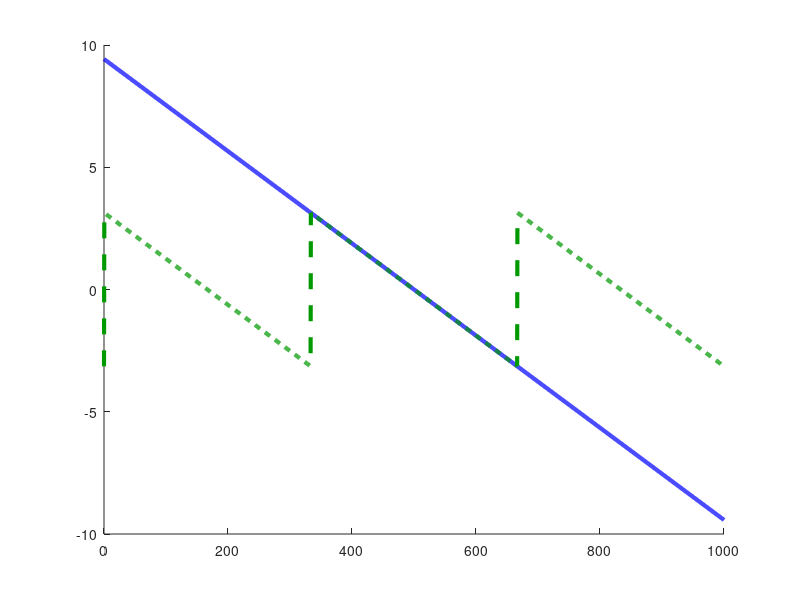

Recreate this plot in MATLAB. (Note: this script raises an error after producing the figure.)
clc; clear; close all;

%% =========================
% 1. 时间轴
%% =========================
t = linspace(0, 1000, 2000);
Ts = t(2) - t(1);

%% =========================
% 2. 原始相位
%% =========================
phi_raw = 3*pi - 0.006*pi .* t;

%% =========================
% 3. 缠绕相位（模拟CORDIC）
%% =========================
phi_wrap = mod(phi_raw + pi, 2*pi) - pi;

%% =========================================================
% 图1：相位缠绕
%% =========================================================
figure('Color','w','Position',[100 100 1000 500]); hold on;

plot(t, phi_raw, 'b', 'LineWidth', 3);
plot(t, phi_wrap, '--', 'Color', [0 0.6 0], 'LineWidth', 3);

yline(pi, '--k', 'LineWidth', 1);
yline(-pi, '--k', 'LineWidth', 1);

xlabel('时间');
ylabel('相位');
title('相位缠绕现象');
legend({'原始相位','缠绕相位'}, 'Location','northeast');
grid on; box on;

%% =========================================================
% 4. ⭐ 标准解缠绕（关键）
%% =========================================================
phi_unwrap = unwrap(phi_wrap);

%% =========================================================
% 5. ⭐ 标准频率估计（核心结果）
%% =========================================================
dphi = diff(phi_unwrap);
freq_est = dphi / Ts;   % 角频率估计（rad/s）

t_freq = t(1:end-1);

%% =========================================================
% 图2：解缠绕相位
%% =========================================================
figure('Color','w','Position',[200 200 1000 500]); hold on;

plot(t, phi_unwrap, 'm', 'LineWidth', 3);
plot(t, phi_raw, '--k', 'LineWidth', 1.5);

xlabel('时间');
ylabel('相位');
title('解缠绕相位（unwrap）');
legend({'解缠绕','原始相位'}, 'Location','northeast');
grid on; box on;

%% =========================================================
% 图3：频率估计结果
%% =========================================================
figure('Color','w','Position',[300 300 1000 500]); hold on;

plot(t_freq, freq_est, 'r', 'LineWidth', 3);
yline(mean(freq_est), '--k', 'LineWidth', 1);

xlabel('时间');
ylabel('频率估计 (rad/s)');
title('标准频率估计结果（unwrap + diff）');

grid on; box on;

%% =========================
% 全局字体
%% =========================
set(findall(gcf,'-property','FontSize'),'FontSize',16);
